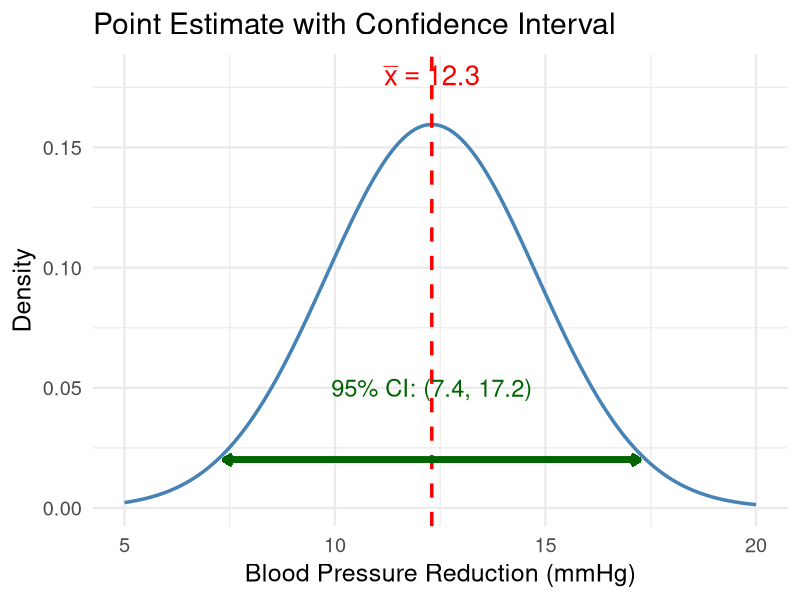
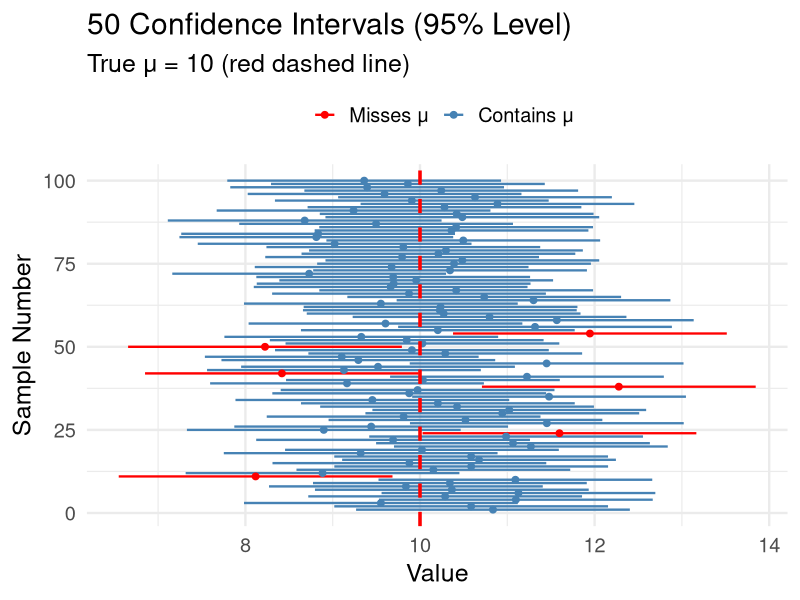
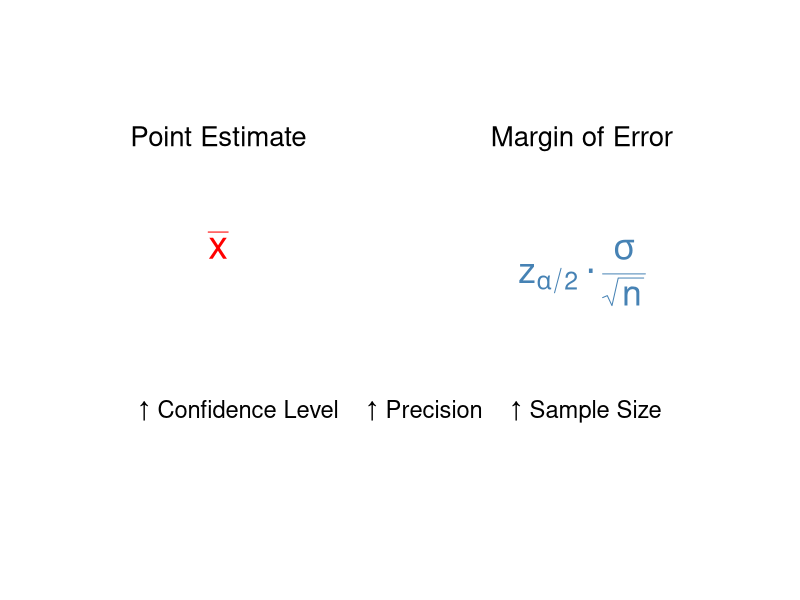
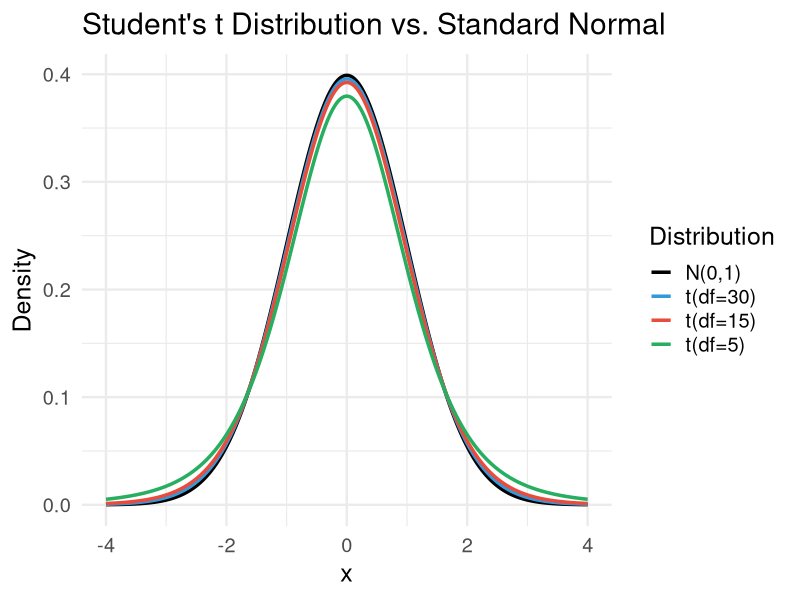
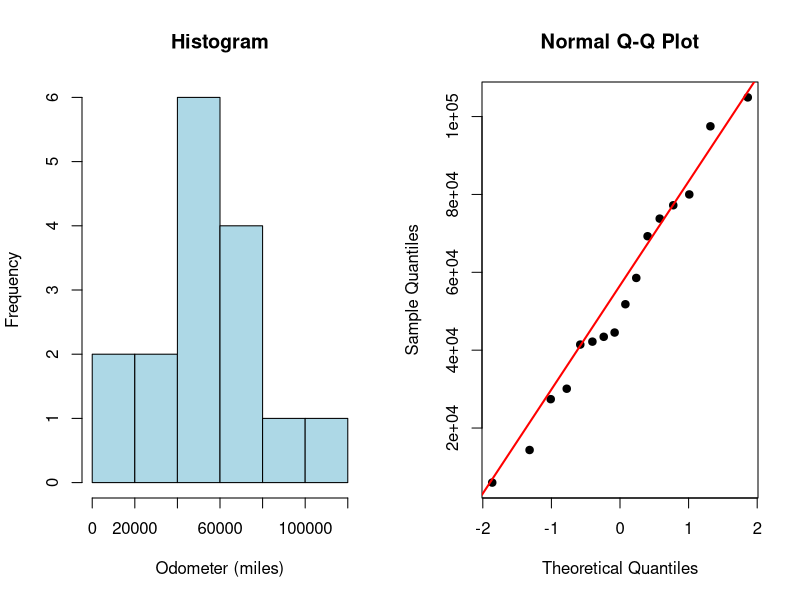
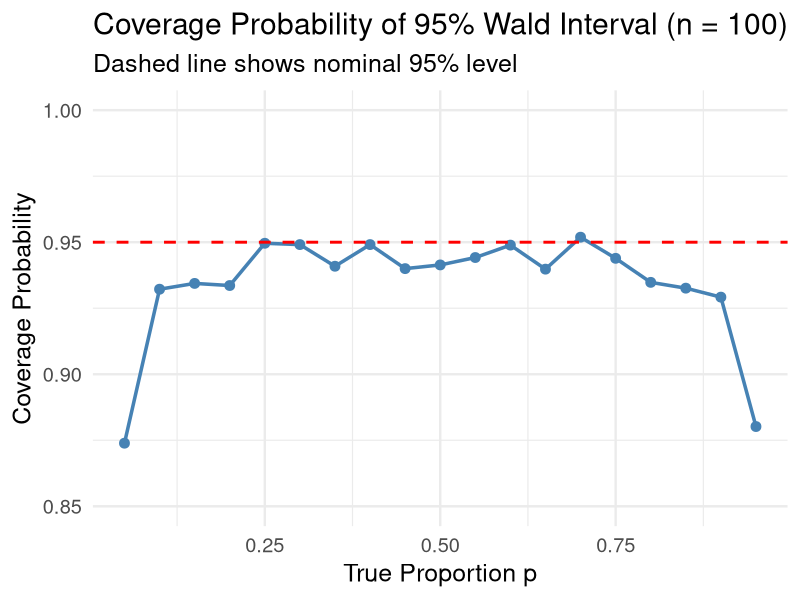

R code for these plots, in order:
## ---- chunk 1
#| label: setup
#| include: false
library(tidyverse)
set.seed(42)
theme_set(theme_minimal(base_size = 18))
## ---- chunk 2
#| echo: false
#| fig-width: 14
#| fig-height: 6
tibble(x = seq(5, 20, by = 0.1)) |>
  mutate(y = dnorm(x, mean = 12.3, sd = 2.5)) |>
  ggplot(aes(x = x, y = y)) +
  geom_line(linewidth = 1.2, color = "steelblue") +
  geom_vline(xintercept = 12.3, color = "red", linetype = "dashed", linewidth = 1.2) +
  geom_segment(aes(x = 7.4, xend = 17.2, y = 0.02, yend = 0.02), 
               color = "darkgreen", linewidth = 2,
               arrow = arrow(ends = "both", length = unit(0.2, "cm"))) +
  annotate("text", x = 12.3, y = 0.18, label = expression(bar(x) == 12.3), size = 7, color = "red") +
  annotate("text", x = 12.3, y = 0.05, label = "95% CI: (7.4, 17.2)", size = 6, color = "darkgreen") +
  labs(x = "Blood Pressure Reduction (mmHg)", y = "Density",
       title = "Point Estimate with Confidence Interval") +
  theme_minimal(base_size = 18)
## ---- chunk 3
#| echo: true
#| fig-height: 6
# Simulate 100 confidence intervals
set.seed(551)
true_mu <- 10; sigma <- 4; n <- 25

ci_data <- tibble(sample_id = 1:100) |>
  rowwise() |>
  mutate(
    xbar = mean(rnorm(n, true_mu, sigma)),
    lower = xbar - 1.96 * sigma / sqrt(n),
    upper = xbar + 1.96 * sigma / sqrt(n),
    contains_mu = lower < true_mu & upper > true_mu
  )

# Count how many contain the true mean
sum(ci_data$contains_mu)
## ---- chunk 4
#| echo: false
#| fig-height: 8
ci_data |>
  slice_head(n = 50) |>
  ggplot(aes(y = sample_id, color = contains_mu)) +
  geom_segment(aes(x = lower, xend = upper, yend = sample_id), linewidth = 0.8) +
  geom_point(aes(x = xbar), size = 2) +
  geom_vline(xintercept = true_mu, color = "red", linetype = "dashed", linewidth = 1.2) +
  scale_color_manual(values = c("FALSE" = "red", "TRUE" = "steelblue"),
                     labels = c("Misses μ", "Contains μ")) +
  labs(x = "Value", y = "Sample Number", 
       title = "50 Confidence Intervals (95% Level)",
       subtitle = paste("True μ =", true_mu, "(red dashed line)"),
       color = "") +
  theme_minimal(base_size = 18) +
  theme(legend.position = "top")
## ---- chunk 5
xbar <- 1064
sigma <- 55
n <- 31
alpha <- 0.05

z_crit <- qnorm(1 - alpha/2)
margin <- z_crit * sigma / sqrt(n)

c(xbar - margin, xbar + margin)
## ---- chunk 6
xbar <- 142
sigma <- 18
n <- 40
alpha <- 0.01

z_crit <- qnorm(1 - alpha/2)
cat("z critical value:", round(z_crit, 3), "\n")

margin <- z_crit * sigma / sqrt(n)
cat("Margin of error:", round(margin, 2), "mg/dL\n")

cat("99% CI: (", round(xbar - margin, 1), ",", round(xbar + margin, 1), ")")
## ---- chunk 7
#| echo: false
#| fig-height: 5
tibble(x = c(1, 2, 3)) |>
  ggplot() +
  annotate("text", x = 1.5, y = 0.8, label = "Point Estimate", size = 7, hjust = 0.5) +
  annotate("text", x = 1.5, y = 0.6, label = expression(bar(x)), size = 10, hjust = 0.5, color = "red") +
  annotate("text", x = 2.5, y = 0.8, label = "Margin of Error", size = 7, hjust = 0.5) +
  annotate("text", x = 2.5, y = 0.55, label = expression(z[alpha/2] %.% frac(sigma, sqrt(n))), 
           size = 9, hjust = 0.5, color = "steelblue") +
  annotate("text", x = 2, y = 0.3, label = "↑ Confidence Level    ↑ Precision    ↑ Sample Size", 
           size = 6, hjust = 0.5) +
  xlim(1, 3) + ylim(0, 1) +
  theme_void()
## ---- chunk 8
#| echo: true
# Same data, different confidence levels
xbar <- 1064; sigma <- 55; n <- 31

confidence_levels <- c(0.90, 0.95, 0.99)

tibble(conf_level = confidence_levels) |>
  mutate(
    z_crit = qnorm(1 - (1 - conf_level)/2),
    margin = z_crit * sigma / sqrt(n),
    lower = xbar - margin,
    upper = xbar + margin,
    width = upper - lower
  )
## ---- chunk 9
sigma <- 25
b <- 5  # desired margin of error
alpha <- 0.05
z_crit <- qnorm(1 - alpha/2)

n_required <- (z_crit * sigma / b)^2
cat("Required sample size:", ceiling(n_required))
## ---- chunk 10
xbar <- 4.2
sigma <- 0.8
n <- 20
alpha <- 0.05

z_crit <- qnorm(1 - alpha)  # Note: z_alpha, not z_alpha/2
lower_bound <- xbar - z_crit * sigma / sqrt(n)

cat("95% lower confidence bound:", round(lower_bound, 2), "hours\n")
cat("Interpretation: We are 95% confident that the true half-life",
    "\nis at least", round(lower_bound, 2), "hours")
## ---- chunk 11
#| echo: false
#| fig-height: 6
tibble(x = seq(-4, 4, by = 0.01)) |>
  mutate(
    normal = dnorm(x),
    t_5 = dt(x, df = 5),
    t_15 = dt(x, df = 15),
    t_30 = dt(x, df = 30)
  ) |>
  pivot_longer(-x, names_to = "distribution", values_to = "density") |>
  mutate(distribution = factor(distribution, 
                               levels = c("normal", "t_30", "t_15", "t_5"),
                               labels = c("N(0,1)", "t(df=30)", "t(df=15)", "t(df=5)"))) |>
  ggplot(aes(x = x, y = density, color = distribution)) +
  geom_line(linewidth = 1.2) +
  scale_color_manual(values = c("black", "#3498db", "#e74c3c", "#27ae60")) +
  labs(x = "x", y = "Density", color = "Distribution",
       title = "Student's t Distribution vs. Standard Normal") +
  theme_minimal(base_size = 18) +
  theme(legend.position = "right")
## ---- chunk 12
# Compare z and t critical values for 95% CI
z_crit <- qnorm(0.975)

df_values <- c(5, 10, 20, 30, 50, 100, Inf)
t_crits <- qt(0.975, df = df_values)

tibble(
  df = c("5", "10", "20", "30", "50", "100", "∞ (z)"),
  t_critical = round(c(head(t_crits, -1), z_crit), 3)
)
## ---- chunk 13
odometer <- c(80000, 30100, 97500, 58551, 73787, 51800, 69267, 44530,
              42192, 104920, 41442, 27418, 43436, 77219, 5991, 14362)

n <- length(odometer)
xbar <- mean(odometer)
s <- sd(odometer)

cat("Sample size:", n, "\n")
cat("Sample mean:", round(xbar, 1), "miles\n")
cat("Sample SD:", round(s, 1), "miles\n")
## ---- chunk 14
alpha <- 0.05
t_crit <- qt(1 - alpha/2, df = n - 1)

cat("t critical value (df=15):", round(t_crit, 3), "\n")

se <- s / sqrt(n)
margin <- t_crit * se

cat("Standard error:", round(se, 1), "\n")
cat("Margin of error:", round(margin, 1), "\n\n")

cat("95% CI: (", round(xbar - margin, 1), ",", round(xbar + margin, 1), ")")
## ---- chunk 15
#| fig-height: 5
par(mfrow = c(1, 2))
hist(odometer, main = "Histogram", xlab = "Odometer (miles)", col = "lightblue")
qqnorm(odometer, main = "Normal Q-Q Plot", pch = 19)
qqline(odometer, col = "red", lwd = 2)
## ---- chunk 16
# Simulated BP data (mmHg)
bp <- c(118, 124, 131, 127, 122, 119, 128, 135, 121, 126,
        130, 124, 129, 133, 120, 125, 127, 132, 123, 128,
        126, 131, 122, 129, 125)

n <- length(bp)
xbar <- mean(bp)
s <- sd(bp)

# 95% CI
t_crit <- qt(0.975, df = n - 1)
se <- s / sqrt(n)
ci <- c(xbar - t_crit * se, xbar + t_crit * se)

cat("Sample mean:", round(xbar, 1), "mmHg\n")
cat("Sample SD:", round(s, 1), "mmHg\n")
cat("95% CI: (", round(ci[1], 1), ",", round(ci[2], 1), ") mmHg")
## ---- chunk 17
# The easy way to compute t confidence intervals
t.test(bp, conf.level = 0.95)
## ---- chunk 18
#| echo: false
#| fig-height: 6
# Simulate coverage probability for Wald interval
set.seed(551)
n_sim <- 10000
n <- 100

coverage_wald <- function(p, n, n_sim = 10000) {
  mean(replicate(n_sim, {
    x <- rbinom(1, n, p)
    p_hat <- x/n
    se <- sqrt(p_hat * (1 - p_hat) / n)
    lower <- p_hat - 1.96 * se
    upper <- p_hat + 1.96 * se
    lower < p & p < upper
  }))
}

p_values <- seq(0.05, 0.95, by = 0.05)
coverage <- sapply(p_values, coverage_wald, n = 100)

tibble(p = p_values, coverage = coverage) |>
  ggplot(aes(x = p, y = coverage)) +
  geom_line(linewidth = 1.2, color = "steelblue") +
  geom_point(size = 3, color = "steelblue") +
  geom_hline(yintercept = 0.95, linetype = "dashed", color = "red", linewidth = 1) +
  labs(x = "True Proportion p", y = "Coverage Probability",
       title = "Coverage Probability of 95% Wald Interval (n = 100)",
       subtitle = "Dashed line shows nominal 95% level") +
  theme_minimal(base_size = 18) +
  ylim(0.85, 1)
## ---- chunk 19
x <- 23; n <- 40; p_hat <- x/n
cat("Sample proportion:", p_hat, "\n\n")

# Wald interval
se_wald <- sqrt(p_hat * (1 - p_hat) / n)
wald_ci <- p_hat + c(-1, 1) * 1.96 * se_wald

# Agresti-Coull interval
n_tilde <- n + 4
p_tilde <- (x + 2) / n_tilde
se_ac <- sqrt(p_tilde * (1 - p_tilde) / n_tilde)
ac_ci <- p_tilde + c(-1, 1) * 1.96 * se_ac

cat("Wald 95% CI:          (", round(wald_ci[1], 3), ",", round(wald_ci[2], 3), ")\n")
cat("Agresti-Coull 95% CI: (", round(ac_ci[1], 3), ",", round(ac_ci[2], 3), ")")
## ---- chunk 20
# Score (Wilson) interval in R
prop.test(x = 23, n = 40, conf.level = 0.95, correct = FALSE)
## ---- chunk 21
x <- 8; n <- 200

# Score interval
result <- prop.test(x, n, conf.level = 0.95, correct = FALSE)
cat("Point estimate:", x/n, "\n")
cat("95% Score CI:", round(result$conf.int, 4))
## ---- chunk 22
b <- 0.03  # margin of error
z <- qnorm(0.975)

# Conservative (p = 0.5)
n_conservative <- z^2 * 0.25 / b^2
cat("Conservative sample size:", ceiling(n_conservative), "\n")

# If we believe p ≈ 0.10
n_informed <- z^2 * 0.10 * 0.90 / b^2
cat("Informed sample size (p ≈ 0.10):", ceiling(n_informed))
## ---- chunk 23
#| echo: false
tribble(
  ~Mistake, ~`Correct Interpretation`,
  "The probability that the true effect is in the CI is 95%", 
    "We are 95% confident the true effect is in the CI",
  "95% of patients have values in this range", 
    "We are 95% confident the mean is in this range",
  "If we repeat the study, results will be in the CI", 
    "95% of future CIs would contain the true mean"
) |>
  knitr::kable()
